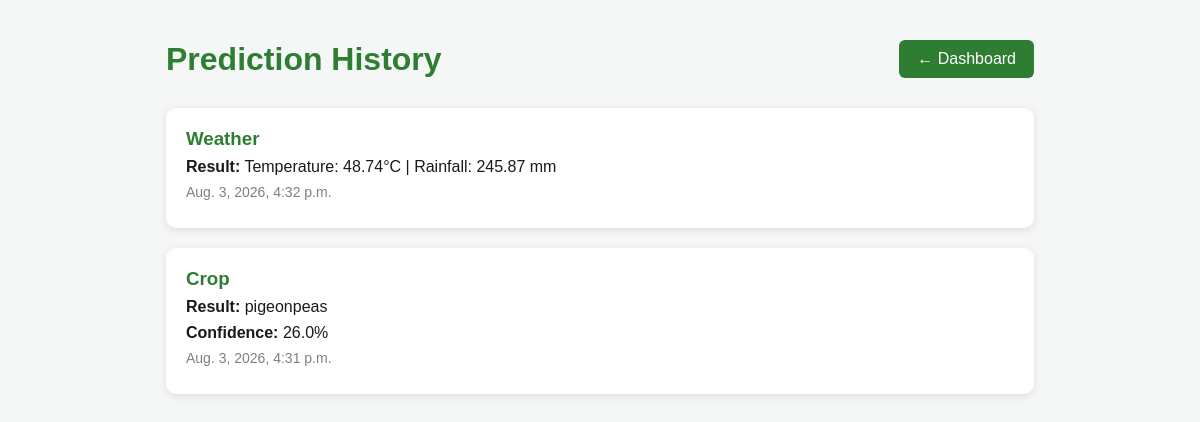
Screenshot of /dashboard/history/ (signed in) with the database file from the repository.
### prediction/models.py (models this page shows, shortened)
class PredictionHistory(models.Model):
    PREDICTION_TYPES = [
        ("crop", "Crop"),
        ("weather", "Weather"),
    ]
    farmer = models.ForeignKey(
        Farmer,
        on_delete=models.CASCADE,
        related_name="predictions",
    )
    prediction_type = models.CharField(
        max_length=20,
        choices=PREDICTION_TYPES,
    )
    result = models.TextField()
    confidence = models.FloatField(
        null=True,
        blank=True,
    )
    created_at = models.DateTimeField(
        auto_now_add=True,
    )

### dashboard/views.py (the view)
# urls.py: path("history/", views.prediction_history, name="prediction_history"),
@login_required
def prediction_history(request):
    history = PredictionHistory.objects.filter(
        farmer=request.user.farmer
    ).order_by("-created_at")
    return render(
        request,
        "prediction_history.html",
        {
            "history": history,
        },
    )

### templates/prediction_history.html (shortened to what this page needs)
<!DOCTYPE html>
<html lang="en">
<head>
    {% load static %}
    <link rel="stylesheet" href="{% static 'css/style.css' %}">
</head>
<body>
<div class="container">
    <div class="header">
        <h1>Prediction History</h1>
        <a href="/dashboard/" class="back-btn">
            ← Dashboard
        </a>
    </div>
    {% if history %}
        {% for item in history %}
            <div class="history-card">
                <h3>{{ item.get_prediction_type_display }}</h3>
                <p><strong>Result:</strong> {{ item.result }}</p>
                {% if item.confidence %}
                    <p><strong>Confidence:</strong> {{ item.confidence }}%</p>
                {% endif %}
                <p class="date">
                    {{ item.created_at }}
                </p>
            </div>
        {% endfor %}
    {% endif %}
</div>
</body>
</html>

### static/css/style.css (style rules this page uses)
* { margin: 0; padding: 0; box-sizing: border-box; }
body { font-family: 'Segoe UI', sans-serif; background: linear-gradient(135deg, #e8f5e9 0%, #f1f8e9 25%, #e0f2f1 50%, #f9fbe7 75%, #e8f5e9 100%); background-attachment: fixed; color: #1a1a1a; min-height: 100vh; }
.container { max-width: 1100px; margin: 2rem auto; padding: 0 1rem; }

### templates/prediction_history.html (style rules this page uses)
body { background:#f4f7f6; font-family:Arial,Helvetica,sans-serif; margin:0; }
.container { width:90%; max-width:900px; margin:40px auto; }
.header { display:flex; justify-content:space-between; align-items:center; margin-bottom:30px; }
.header h1 { color:#2e7d32; margin:0; }
.back-btn { text-decoration:none; background:#2e7d32; color:white; padding:10px 18px; border-radius:6px; }
.history-card { background:white; padding:20px; margin-bottom:20px; border-radius:10px; box-shadow:0 2px 8px rgba(0,0,0,.1); }
.history-card h3 { margin:0; color:#2e7d32; }
.history-card p { margin:8px 0; }
.date { color:gray; font-size:14px; }

### rows the page displays
PredictionHistory: prediction_type "Weather", result "Temperature: 48.74°C | Rainfall: 245.87 mm", created_at "Aug. 3, 2026, 4:32 p.m."
PredictionHistory: prediction_type "Crop", result "pigeonpeas", confidence "26.0", created_at "Aug. 3, 2026, 4:31 p.m."
